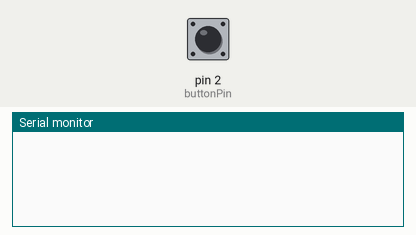
Simulated run of this sketch. Board: Arduino Uno, built with avr-gcc and run on an emulated ATmega328P. On the bench: the last lines printed to the serial monitor. The test bench sets the inputs (shaded band); at power-on: pin 2 (buttonPin) HIGH.

Above: at 1.2 s.
1.3 s: pin 2 (buttonPin) pulled LOW for 0.15 s
At 2.7 s:
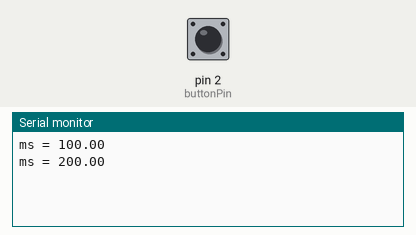
3.0 s: pin 2 (buttonPin) pulled LOW for 1 s
At 4.8 s:
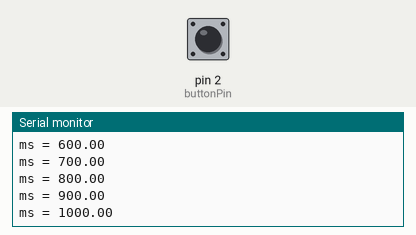
5.5 s: pin 2 (buttonPin) pulled LOW for 3.2 s
At 10.1 s:
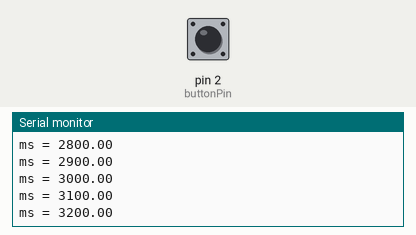
Timing chart, 0 to 11.6 s (numbered marks = the images above; inputs shaded):
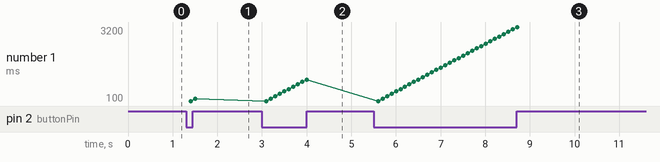

Measured:
- after the input at 1.3 s, the serial monitor: prints a new line after 0.10 s (image 1)
- after the input at 3.0 s, the serial monitor: prints a new line after 0.30 s (image 2)
- after the input at 5.5 s, the serial monitor: prints a new line after 1.1 s (image 3)
- plotted number 1: 200 → 1000 after the input at 3.0 s, 1000 → 3200 after the input at 5.5 s

The sketch:

CountDownTimer.ino
```cpp
/////////Declare and Initialize Variables////////////////////////////

//We need to track how long the momentary pushbutton is held in order to execute different commands
//This value will be recorded in seconds
float timer = 0;
int buttonPin = 2;

void setup(){

  // Initialize the pushbutton pin as an input pullup
  // Keep in mind, when pin 2 has ground voltage applied, we know the button is being pressed
  pinMode(buttonPin, INPUT_PULLUP);

  Serial.begin(9600);

} // close setup


void loop() {

  //Record *roughly* the tenths of seconds the button in being held down
    while (digitalRead(buttonPin) == LOW )
    {

      delay(100);  //if you want more resolution, lower this number
      timer = timer + 100;

      //display how long button is has been held
      Serial.print("ms = ");
      Serial.println(timer);

    }


  //every time through the loop, we need to reset the pressLength_Seconds counter
  timer = 0;

} // close void loop
```
